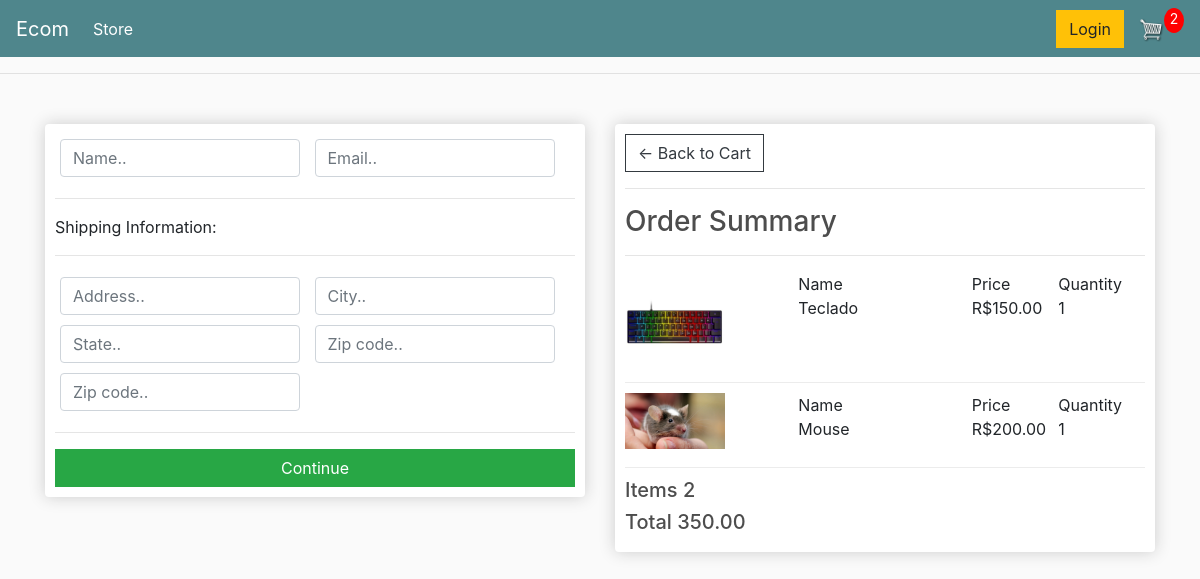
/checkout/ (signed in), run on an earlier commit of the app's database.
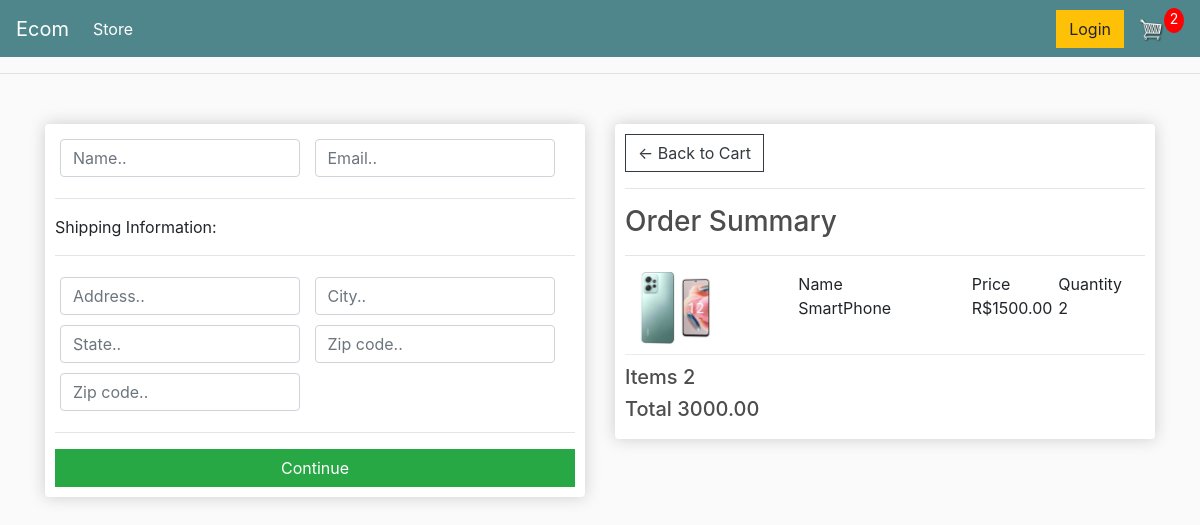
And on a later commit of the database.
### store/models.py (models this page shows, shortened)
class OrderItem(models.Model):
    product = models.ForeignKey(Product, on_delete= models.SET_NULL, null=True)
    order = models.ForeignKey(Order, on_delete=models.SET_NULL, null= True)
    quantity = models.IntegerField(default=0, null= True, blank=True)
    date_added = models.DateTimeField(auto_now_add=True)
    @property
    def get_total(self):
        total = self.product.price * self.quantity
        return total

class Product(models.Model):
    name = models.CharField(max_length=200)
    price = models.FloatField()
    digital = models.BooleanField(default=False,null=True, blank=True)
    image  = models.ImageField(null=True, blank=True)
    @property
    def imageURL(self):
        try:
            url = self.image.url
        except:
            url = ''
        return url

class Order(models.Model):
    customer= models.ForeignKey(Customer, on_delete=models.SET_NULL, null=True, blank=True)
    date_order = models.DateTimeField(auto_now_add=True)
    complete = models.BooleanField(default=False)
    transaction_id = models.CharField(max_length=100, null=True)
    @property
    def get_cart_total(self):
        orderitem = self.orderitem_set.all()
        total = sum([item.get_total for item in  orderitem])
        return total
    @property
    def get_cart_items(self):
        orderitem = self.orderitem_set.all()
        total = sum([item.quantity for item in  orderitem])
        return total

### store/views.py (the view)
# urls.py: path('checkout/', views.checkout, name="checkout"),
def checkout(request):
          if request.user.is_authenticated:
               customer= request.user.customer
               order, created = Order.objects.get_or_create(customer=customer, complete=False)
               items = order.orderitem_set.all()
               cartItems = order.get_cart_items
          else:
               items = []
               order= {'get_cart_total':0,'get_cart_items':0}
               cartItems = order['get_cart_items']
          context = {'items':items, 'order':order,'cartItems':cartItems}
          return render(request, 'store/checkout.html', context)

### store/templates/store/checkout.html (shortened to what this page needs)
{% extends 'store/main.html' %}
{% load static %}
{% block content %}
     <div class="row">
		<div class="col-lg-6">
			<div class="box-element" id="form-wrapper">
				<form id="form">
					<div id="user-info">
						<div class="form-field">
							<input required class="form-control" type="text" name="name" placeholder="Name..">
						</div>
						<div class="form-field">
							<input required class="form-control" type="email" name="email" placeholder="Email..">
						</div>
					</div>
					<div id="shipping-info">
						<hr>
						<p>Shipping Information:</p>
						<hr>
						<div class="form-field">
							<input class="form-control" type="text" name="address" placeholder="Address..">
						</div>
						<div class="form-field">
							<input class="form-control" type="text" name="city" placeholder="City..">
						</div>
						<div class="form-field">
							<input class="form-control" type="text" name="state" placeholder="State..">
						</div>
						<div class="form-field">
							<input class="form-control" type="text" name="zipcode" placeholder="Zip code..">
						</div>
						<div class="form-field">
							<input class="form-control" type="text" name="country" placeholder="Zip code..">
						</div>
					</div>
					<hr>
					<input id="form-button" class="btn btn-success btn-block" type="submit" value="Continue">
				</form>
			</div>
			<br>
		</div>
		<div class="col-lg-6">
			<div class="box-element">
				<a  class="btn btn-outline-dark" href="{% url 'cart' %}">&#x2190; Back to Cart</a>
				<hr>
				<h3>Order Summary</h3>
				<hr>
				{% for item in items %}
				<div class="cart-row">
					<div style="flex:2"><img class="row-image" src="{{item.product.imageURL}}"></div>
					<div style="flex:2"><p>Name <br>
						{{item.product.name}}</p></div>
					<div style="flex:1"><p>Price <br>
						R${{item.product.price|floatformat:2}}</p></div>
					<div style="flex:1">Quantity <br>
						<p>{{item.quantity}}</p></div>
				</div>
				{% endfor %}
				<h5>Items {{ order.get_cart_items}}</h5>
				<h5>Total {{order.get_cart_total |floatformat:2}}</h5>
			</div>
		</div>
	</div>
{% endblock content %}

What changed in the data, as far as the page shows it:
removed OrderItem: product.imageURL (picture), product.name "Teclado", product.price "150.00", quantity "1"
removed OrderItem: product.imageURL (picture), product.name "Mouse", product.price "200.00", quantity "1"
added OrderItem: product.imageURL (picture), product.name "SmartPhone", product.price "1500.00", quantity "2"
computed for Order: get_cart_total "350.00" → "3000.00"
